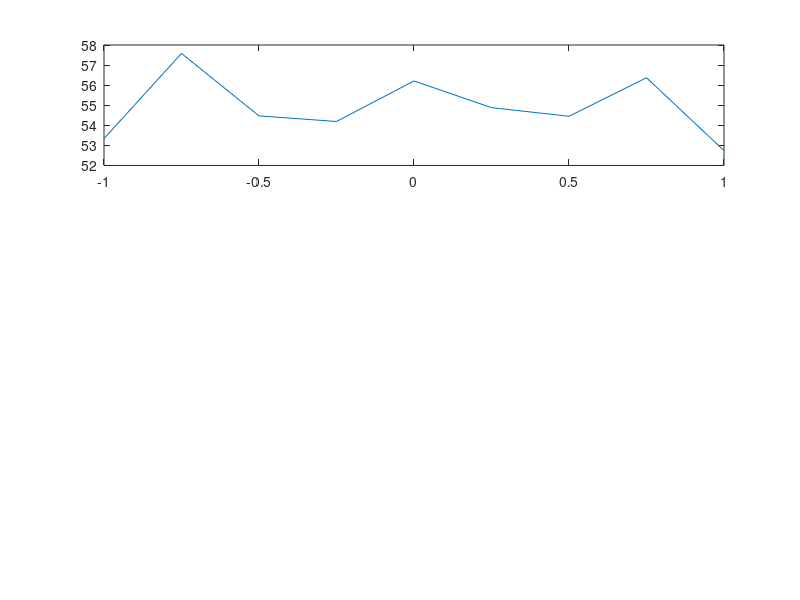

Write MATLAB code to recreate this figure. (Note: this script raises an error after producing the figure.)
function Zad_4
    load('energy.mat');

[country, source, degrees, y_original, y_yearly, y_approximation, mse, msek] = zadanie4(energy);
end

function [country, source, degrees, x_coarse, x_fine, y_original, y_yearly, y_approximation, mse, msek] = zadanie4(energy)

% Głównym celem tej funkcji jest wyznaczenie danych na potrzeby analizy dokładności aproksymacji wielomianowej.
% 
% energy - struktura danych wczytana z pliku energy.mat
% country - [String] nazwa kraju
% source  - [String] źródło energii
% x_coarse - wartości x danych aproksymowanych
% x_fine - wartości, w których wyznaczone zostaną wartości funkcji aproksymującej
% y_original - dane wejściowe, czyli pomiary produkcji energii zawarte w wektorze energy.(country).(source).EnergyProduction
% y_yearly - wektor danych rocznych
% y_approximation - tablica komórkowa przechowująca wartości nmax funkcji aproksymujących dane roczne.
%   - nmax = length(y_yearly)-1
%   - y_approximation{1,i} stanowi aproksymację stopnia i
%   - y_approximation{1,i} stanowi wartości funkcji aproksymującej w punktach x_fine
% mse - wektor mający nmax wierszy: mse(i) zawiera wartość błędu średniokwadratowego obliczonego dla aproksymacji stopnia i.
%   - mse liczony jest dla aproksymacji wyznaczonej dla wektora x_coarse
% msek - wektor mający (nmax-1) wierszy: msek zawiera wartości błędów różnicowych zdefiniowanych w treści zadania 4
%   - msek(i) porównuj aproksymacje wyznaczone dla i-tego oraz (i+1) stopnia wielomianu
%   - msek liczony jest dla aproksymacji wyznaczonych dla wektora x_fine

country = 'Spain';
source = 'Nuclear';
degrees = [1, 2, 3, 4];
x_coarse = [];
x_fine = [];
y_original = [];
y_yearly = [];
y_approximation = [];
mse = [];
msek = [];

% Sprawdzenie dostępności danych
if isfield(energy, country) && isfield(energy.(country), source)
    % Przygotowanie danych do aproksymacji
    dates = energy.(country).(source).Dates;
    y_original = energy.(country).(source).EnergyProduction;

    % Obliczenie danych rocznych
    n_years = floor(length(y_original) / 12);
    y_cut = y_original(end-12*n_years+1:end);
    y4sum = reshape(y_cut, [12 n_years]);
    y_yearly = sum(y4sum,1)';

    % degrees = 

    N = length(y_yearly);
    P = (N-1)*10+1;
    x_coarse = linspace(-1, 1, N)';
    x_fine = linspace(-1, 1, P)';

    % Pętla po wielomianach różnych stopni
    for i = 1:N-1
        p = my_polyfit(x_coarse, y_yearly, i);
        y_approximation{i} = polyval(p, x_fine);
        y_coarse = polyval(p, x_coarse);
        mse(i) = mean((y_yearly - y_coarse).^2);

        if i > 1
            msek(i-1) = mean((y_approximation{i} - y_approximation{i-1}).^2);
        end
    end

    mse = mse';
    msek = msek';

    subplot(3,1,1);
    plot(x_coarse, y_yearly, 'DisplayName', 'Dane oryginalne');
    hold on
    for i = 1:length(degrees)
        plot(x_fine, y_approximation{degrees(i)}, 'DisplayName', string(degrees(i)))
    end
    hold off
    xlabel('x')
    ylabel('Produkcja energii [TWh]')
    title(['Produkcja energii elektrycznej w kraju: ', country, ', źródło: ', source])
    legend('location', 'eastoutside');

    subplot(3,1,2);
    semilogy(mse);
    xlabel('Stopień wielomianu');
    ylabel('Błąd średniokwadratowy (log)');
    title('Błąd średniokwadratowy aproksymacji (MSE)');

    subplot(3,1,3);
    semilogy(msek);
    xlabel('Stopień wielomianu');
    ylabel('Błąd różnicowy (log)');
    title('Błąd różnicowy aproksymacji (MSEK)');

    saveas(gcf, 'zadanie4.png');
else
    disp(['Dane dla (country=', country, ') oraz (source=', source, ') nie są dostępne.']);
end

end

function p = my_polyfit(x, y, deg)
    X = zeros(length(x), deg + 1);

    for i = 0:deg
        X(:, deg-i+1) = x.^i;
    end
    
    p = (X'*X)\(X'*y);
end